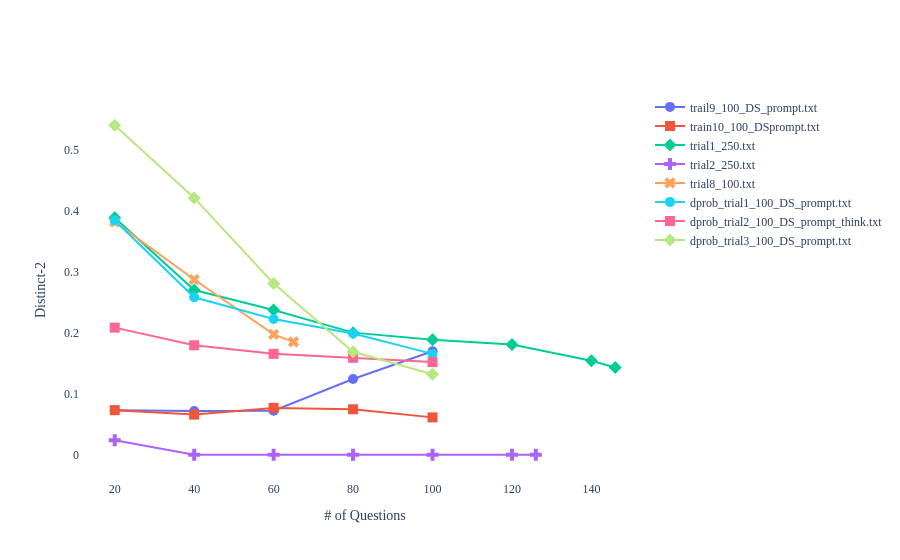

The notebook cell this image was saved under:
### Code cell
import plotly.graph_objects as go

# Sample DataFrame (replace this with your actual DataFrame)
# df = ...
df = ans

fig = go.Figure()

# Define markers and line styles
markers = ['circle', 'square', 'diamond', 'cross', 'x']
lines = ['solid']

# Iterate through unique files in the DataFrame
for i, file in enumerate(df['file'].unique()):
    file_data = df[df['file'] == file]
    marker_style = markers[i % len(markers)]
    line_style = lines[i % len(lines)]
    
    fig.add_trace(go.Scatter(
        x=file_data['batch'],
        y=file_data['distinct-2'],
        mode='lines+markers',
        name=file,
        text=file,
        line=dict(dash=line_style),
        marker=dict(symbol=marker_style, size=10),
    ))

# Update layout
fig.update_layout(
    xaxis_title='# of Questions',
    yaxis_title='Distinct-2',
    font=dict(family="Times New Roman", size=12),
    legend=dict(
        orientation="h",  # Horizontal orientation
        yanchor="top",  # Anchor to the bottom
        y=1.02,  # Adjust the position vertically
        xanchor="left",  # Anchor to the right
        x=1,  # Adjust the position horizontally
    ),
    xaxis=dict(
        showgrid=False,  # Do not show grid for x-axis
        tickvals=list(range(0, max(df['batch']) + 1, 20)),  # Set tick values with a step of 20
    ),
    yaxis=dict(
        showgrid=False,  # Do not show grid for y-axis
    ),
    plot_bgcolor='white',  # Set background color for the entire plot
)

# Show the plot
fig.show()

### Figure 1 — Plotly figure (JSON) as saved in the notebook; plotly's stock layout.template omitted (floating-point values rounded to 4 significant figures)
{"data": [{"line": {"dash": "solid"}, "marker": {"size": 10, "symbol": "circle"}, "mode": "lines+markers", "name": "trail9_100_DS_prompt.txt", "text": "trail9_100_DS_prompt.txt", "type": "scatter", "x": [20, 40, 60, 80, 100], "y": [0.07317, 0.07164, 0.07214, 0.1244, 0.1698]}, {"line": {"dash": "solid"}, "marker": {"size": 10, "symbol": "square"}, "mode": "lines+markers", "name": "train10_100_DSprompt.txt", "text": "train10_100_DSprompt.txt", "type": "scatter", "x": [20, 40, 60, 80, 100], "y": [0.07317, 0.06589, 0.07692, 0.07466, 0.06135]}, {"line": {"dash": "solid"}, "marker": {"size": 10, "symbol": "diamond"}, "mode": "lines+markers", "name": "trial1_250.txt", "text": "trial1_250.txt", "type": "scatter", "x": [20, 40, 60, 80, 100, 120, 140, 146], "y": [0.3891, 0.2704, 0.2377, 0.2005, 0.1889, 0.1811, 0.1544, 0.1431]}, {"line": {"dash": "solid"}, "marker": {"size": 10, "symbol": "cross"}, "mode": "lines+markers", "name": "trial2_250.txt", "text": "trial2_250.txt", "type": "scatter", "x": [20, 40, 60, 80, 100, 120, 126], "y": [0.0239, 0, 0, 0, 0, 0, 0]}, {"line": {"dash": "solid"}, "marker": {"size": 10, "symbol": "x"}, "mode": "lines+markers", "name": "trial8_100.txt", "text": "trial8_100.txt", "type": "scatter", "x": [20, 40, 60, 65], "y": [0.3824, 0.2876, 0.1975, 0.1854]}, {"line": {"dash": "solid"}, "marker": {"size": 10, "symbol": "circle"}, "mode": "lines+markers", "name": "dprob_trial1_100_DS_prompt.txt", "text": "dprob_trial1_100_DS_prompt.txt", "type": "scatter", "x": [20, 40, 60, 80, 100], "y": [0.3846, 0.2585, 0.2227, 0.1991, 0.1656]}, {"line": {"dash": "solid"}, "marker": {"size": 10, "symbol": "square"}, "mode": "lines+markers", "name": "dprob_trial2_100_DS_prompt_think.txt", "text": "dprob_trial2_100_DS_prompt_think.txt", "type": "scatter", "x": [20, 40, 60, 80, 100], "y": [0.2087, 0.1797, 0.1656, 0.1591, 0.1521]}, {"line": {"dash": "solid"}, "marker": {"size": 10, "symbol": "diamond"}, "mode": "lines+markers", "name": "dprob_trial3_100_DS_prompt.txt", "text": "dprob_trial3_100_DS_prompt.txt", "type": "scatter", "x": [20, 40, 60, 80, 100], "y": [0.5409, 0.4216, 0.2811, 0.169, 0.1322]}], "layout": {"font": {"family": "Times New Roman", "size": 12}, "legend": {"orientation": "h", "x": 1, "xanchor": "left", "y": 1.02, "yanchor": "top"}, "plot_bgcolor": "white", "xaxis": {"showgrid": false, "tickvals": [0, 20, 40, 60, 80, 100, 120, 140], "title": {"text": "# of Questions"}}, "yaxis": {"showgrid": false, "title": {"text": "Distinct-2"}}}}
